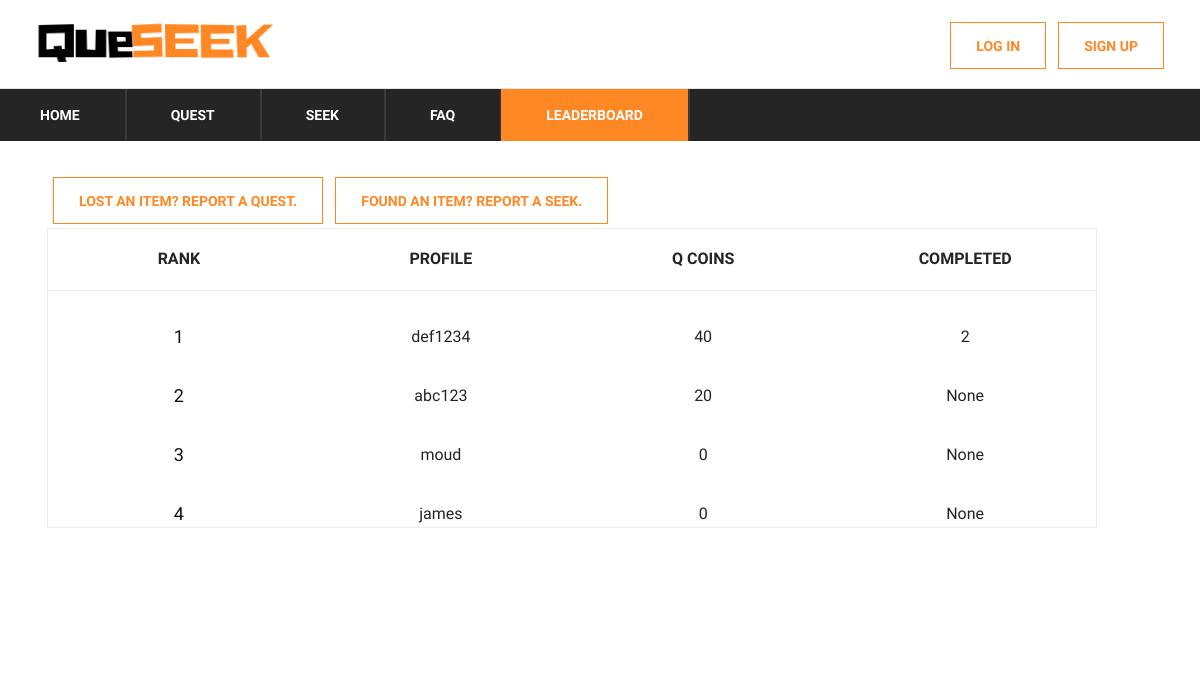
The page /leaderboard on the database as committed earlier.
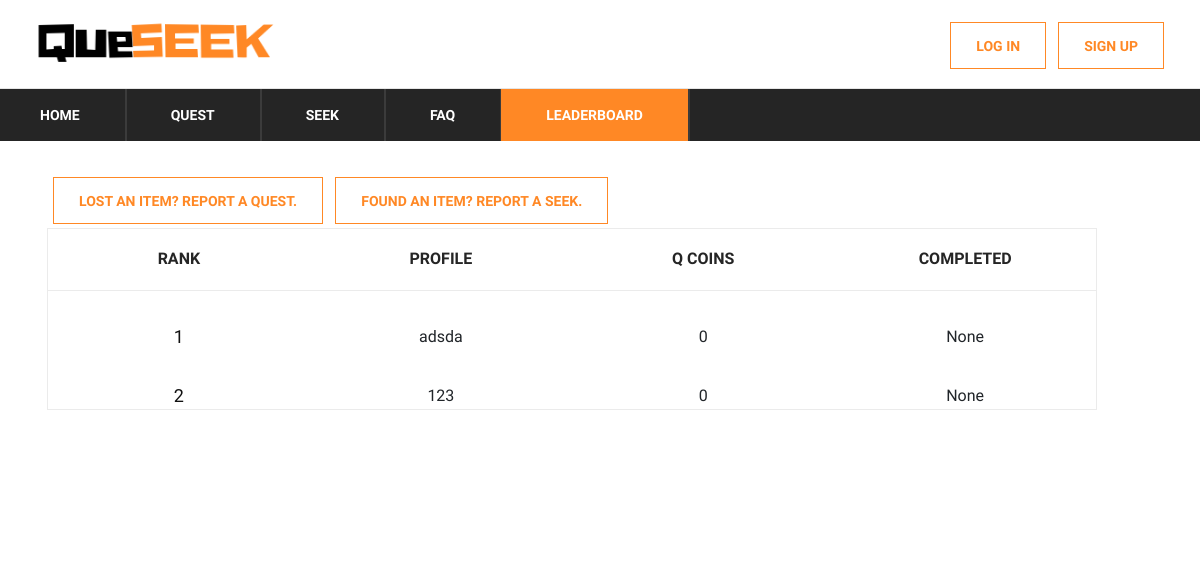
The same page on the database as committed later.
### app/models.py (models this page shows)
class User(UserMixin, Base):
    __tablename__ = "users"
    id = db.Column(db.String, primary_key=True)
    email = db.Column(db.String(255), unique=True, nullable=False)
    password = db.Column(db.String(255), nullable=False)
    username = db.Column(db.String(255), unique=True, nullable=False)
    created_at = db.Column(DateTime(timezone=True), default=datetime.now(pytz.timezone('Asia/Singapore')))

class UserProfile(UserMixin, Base):
    __tablename__ = "userProfile"
    id = db.Column(db.String, ForeignKey('users.id'), primary_key=True)
    level = db.Column(db.Integer, nullable=False, default=1)
    coinsBalance = db.Column(db.Integer, nullable=False, default=50)
    coinsCollected = db.Column(db.Integer, nullable=False, default=0)
    coinsToNext = db.Column(db.Integer, nullable=False, default=20)
    avatarId = db.Column(db.String, ForeignKey('Avatars.avatarId'), default='0000')

### app/__init__.py (the view)
@app.route('/leaderboard')
def leaderboard():
    q1 = (db.session.query(User, func.count(QuestCoinsTransaction.questId).label('amt'))
          .group_by(User.id)
          .filter(User.id == QuestCoinsTransaction.userId)
          )
    q1s = q1.subquery()
    q2 = (db.session.query(User, UserProfile, q1s.c.amt)
          .outerjoin(q1s, User.id == q1s.c.id)
          .filter(User.id == UserProfile.id)
          .order_by(UserProfile.coinsCollected.desc())
          .all()
          )
    print(q2)
    return render_template('leaderboard.html', query=q2, page='leaderboard')

### app/__init__.py (called while the page is built)
@app.context_processor
def inject_dict_for_all_templates():
    if (not current_user.is_anonymous):
        userprofile = (db.session.query(UserProfile)
                       .filter(UserProfile.id == current_user.id)
                       .first()
                       )
        return dict(current_user_avatar=userprofile.avatarId)
    return dict()

### app/templates/leaderboard.html (shortened to what this page needs)
<!DOCTYPE html>
<html lang="zxx">
<head>
    <link rel="stylesheet" href="{{ url_for('static', filename='css/bootstrap.min.css')}}" type="text/css">
    <link rel="stylesheet" href="{{ url_for('static', filename='css/font-awesome.min.css')}}" type="text/css">
    <link rel="stylesheet" href="{{ url_for('static', filename='css/themify-icons.css')}}" type="text/css">
    <link rel="stylesheet" href="{{ url_for('static', filename='css/elegant-icons.css')}}" type="text/css">
    <link rel="stylesheet" href="{{ url_for('static', filename='css/owl.carousel.min.css')}}" type="text/css">
    <link rel="stylesheet" href="{{ url_for('static', filename='css/nice-select.css')}}" type="text/css">
    <link rel="stylesheet" href="{{ url_for('static', filename='css/jquery-ui.min.css')}}" type="text/css">
    <link rel="stylesheet" href="{{ url_for('static', filename='css/slicknav.min.css')}}" type="text/css">
    <link rel="stylesheet" href="{{ url_for('static', filename='css/style.css')}}" type="text/css">
    <link rel="stylesheet" href="{{ url_for('static', filename='css/table.css')}}" type="text/css">
</head>
<body>
<header class="header-section">
    {% include "base/topbar.html" %}
    {% include "base/menu.html" %}
</header>
<section class="hero-section">
    <div class="hero-items owl-carousel">
        <div class="topbar-cover2">
            <div class="desc">
                <section class="cd-faq">
                    <section class="shopping-cart spad">
                        {% include "base/button.html" %}
                        <div class="container">
                            <div class="row">
                                <div class="col-lg-12">
                                    <div class="cart-table">
                                        <table>
                                            <thead>
                                            <tr>
                                                <th>Rank</th>
                                                <th>Profile</th>
                                                <th>Q Coins</th>
                                                <th>Completed</th>
                                            </tr>
                                            </thead>
                                            <tbody>
                                            {% for row in query %}
                                            <tr>
                                                <td class="cart-pic"><h5>{{ loop.index0 + 1 }}</h5></td>
                                                <td class="cart-pic">{{ row[0].username}}</td>
                                                <td class="cart-pic">{{ row[1].coinsCollected }}</td>
                                                <td class="cart-pic">{{ row[2] }}</td>
                                            </tr>
                                            {% endfor %}
                                            </tbody>
                                        </table>
                                    </div>
                                </div>
                            </div>
                        </div>
                    </section>
                </section>
            </div>
        </div>
    </div>
</section>
</body>
</html>

Rows that differ between the two databases and show on the page:
removed User: username "def1234", coinsCollected "40", row "2"
removed User: username "abc123", coinsCollected "20", row "None"
removed User: username "moud", coinsCollected "0", row "None"
removed User: username "james", coinsCollected "0", row "None"
added User: username "adsda", coinsCollected "0", row "None"
added User: username "123", coinsCollected "0", row "None"
